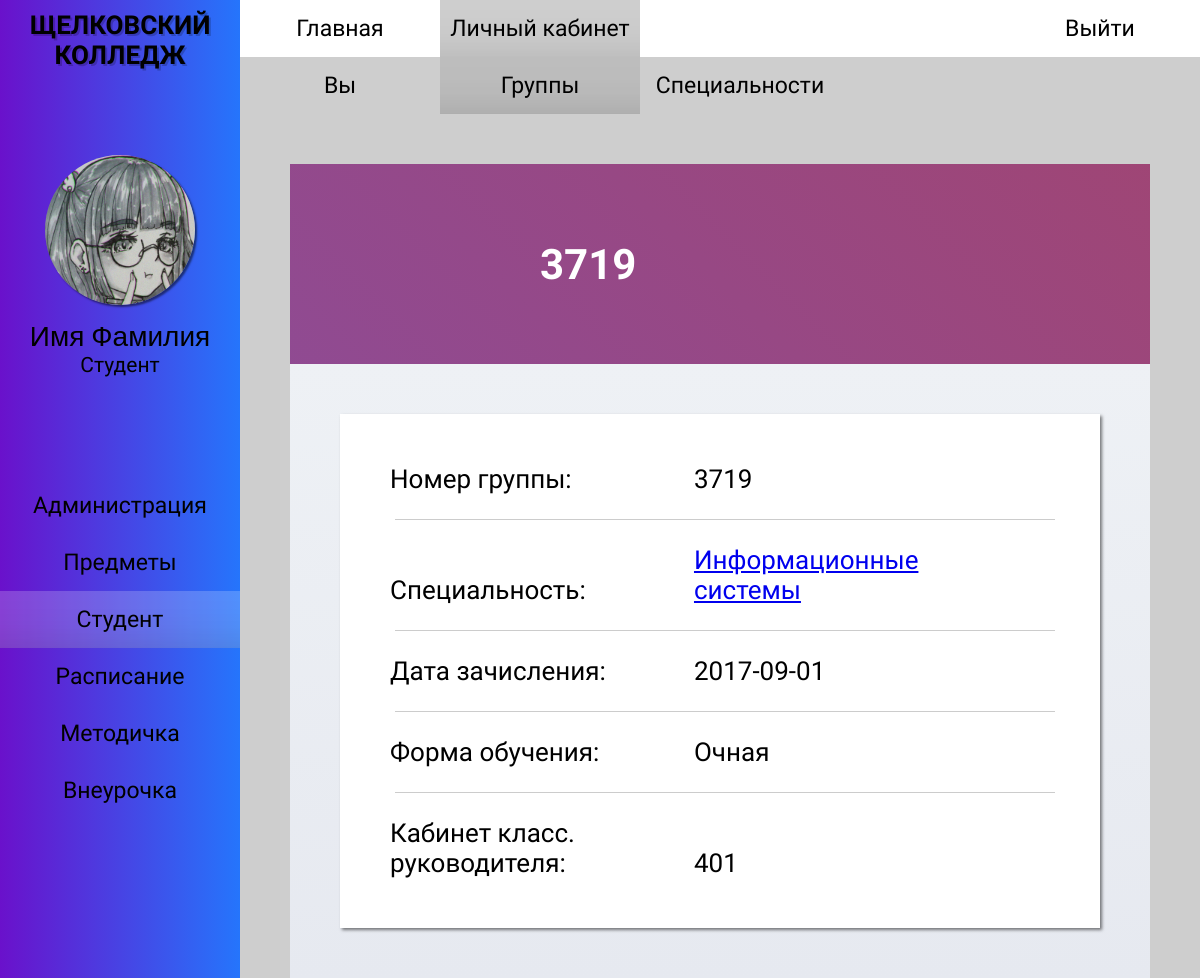
The app's page /student_group_profile.php?id=1 (signed in) with its own data.
### tables this page shows
CREATE TABLE `groups` (
  `id_group` int(11) NOT NULL,
  `number_group` varchar(13) NOT NULL,
  `id_specialization` int(11) NOT NULL,
  `date_zachislenia` date NOT NULL,
  `classroom_teacher` int(11) NOT NULL,
  `form_of_study` varchar(10) NOT NULL
);

CREATE TABLE `specialnost` (
  `id_specialization` int(11) NOT NULL,
  `name_specialization` varchar(50) NOT NULL,
  `srok_obycheniya` varchar(20) NOT NULL
);

CREATE TABLE `classrooms` (
  `id_classrooms` int(11) NOT NULL,
  `number` int(11) DEFAULT NULL
);

### student_group_profile.php (the view, shortened to what this page needs)
<?
require_once 'php/connection.php';
$group_id = $_GET['id'];
$query_group_info = "SELECT
                        number_group,
                        name_specialization,
                        date_zachislenia,
                        classrooms.number,
                        form_of_study
                    FROM
                        `groups`,
                        specialnost,
                        classrooms
                    WHERE
                        groups.id_specialization = specialnost.id_specialization
                    AND
                        groups.classroom_teacher = classrooms.id_classrooms
                    AND
                        id_group = '$group_id'";
$result_group_info = mysqli_query($link, $query_group_info);
$data_group_info = mysqli_fetch_row($result_group_info);
$group_name = $data_group_info[0];
$group_secialization = $data_group_info[1];
$group_date = $data_group_info[2];
$group_class = $data_group_info[3];
$group_formstudy = $data_group_info[4];
$group_id_secialization = mysqli_fetch_row(mysqli_query($link, "SELECT id_specialization FROM `groups` WHERE id_group = '$group_id'"));
?>
<!DOCTYPE html>
<html>
<head>
    <link rel="stylesheet" href="styles/style_admin.css">
    <link rel="stylesheet" href="styles/contents/style_student-group_profile.css">
    <link rel="stylesheet" href="styles/style_adaptability.css">
    <link rel="stylesheet" href="styles/contents/style_profile.css">
</head>
<body>
    <div id="main-wrapper">
        <div id="wrapper-one">
            <div id="side-bar">
                <div class="hm-logo">
                    <h2> <a href="index.php"> ЩЕЛКОВСКИЙ <br> КОЛЛЕДЖ </a> </h2>
                </div>
                <div class="sb-profile">
                    <img src="images/avatar.jpg">
                    <p class="sb-name"> Имя Фамилия </p>
                    <p class="sb-role"> Студент </p>
                </div>
                <div class="sb-menu">
                    <ul>
                        <li> <a href="administration.php"> Администрация </a> </li>
                        <li> <a href="subject.php"> Предметы </a> </li>
                        <li> <a href="student_you.php" id="sb-menu_active"> Студент </a> </li>
                        <li> <a href="schedule.php"> Расписание </a> </li>
                        <li> <a href="metodichka.php"> Методичка </a> </li>
                        <li> <a href="vneurochka.php"> Внеурочка </a> </li>
                    </ul>
                </div>
            </div>
        </div>
        <div id="wrapper-two">
            <div id="header-menu">
                <div class="hm-menu">
                    <ul>
                        <li> <a href="index.php"> Главная </a> </li>
                        <li> <a href="student_you.php" id="hm-menu_active"> Личный кабинет</a> </li>
                    </ul>
                </div>
                <div class="hm-login">
                    <a href="php/logout.php"> Выйти </a>
                </div>
            </div>
            <div id="nav-menu">
                <ul>
                    <li> <a href="student_you.php"> Вы </a> </li>
                    <li> <a href="student_group.php" id="nav-menu_active"> Группы </a> </li>
                    <li> <a href="student_specialty.php"> Специальности </a> </li>
                </ul>
            </div>
            <div id="content">
                <div id="profile">
                    <div class='p-background'>
                        <? echo "<h2 class='b-name'> $group_name </h2>"; ?>
                    </div>
                    <div class='info-background'>
                        <div class="item-info">
                            <p> Номер группы: </p>
                            <? echo "<p> $group_name </p>" ?>
                            <hr>
                            <p> Специальность: </p>
                            <? echo "<p> <a href ='student_speciality_profile.php?id=$group_id_secialization[0]'> $group_secialization </a> </p>"; ?>
                            <hr>
                            <p> Дата зачисления: </p>
                            <? echo "<p> $group_date </p>" ?>
                            <hr>
                            <p> Форма обучения: </p>
                            <? echo "<p> $group_formstudy </p>" ?>
                            <hr>
                            <p> Кабинет класс. руководителя: </p>
                            <? echo "<p> $group_class </p>" ?>
                        </div>
                    </div>
                </div>
            </div>
        </div>
    </div>
</body>
</html>

### styles/style_admin.css (style rules this page uses)
* { box-sizing: border-box; margin: 0; padding: 0; }
html, head, body, #main-wrapper { font-family: "PT Sans Narrow", sans-serif, "Roboto", sans-serif, "Oswald", sans-serif; overflow-y: hidden; height: 100% !important; min-height: 100%; background-color: #CECECE; }
#wrapper-one { float: left; width: 20%; min-height: 100%; }
#wrapper-two { float: right; overflow-y: scroll; width: 80%; min-height: 100%; }
#wrapper-one { position: relative; z-index: 15; float: left; overflow: hidden; overflow: scroll; width: 20%; height: 100%; background-image: linear-gradient(to right, #6A11CB 0%, #2575FC 100%); -ms-overflow-style: none; scrollbar-width: none; }
.hm-logo h2 { font-family: "Oswald", sans-serif; font-size: 26px; padding: 10px 0; text-align: center; text-shadow: 2px 2px 0 rgba(0,0,0,0.2); }
.sb-profile img { display: block; width: 150px; height: 150px; margin: 75px auto 15px auto; border-radius: 100%; box-shadow: 2px 2px 2px 0 rgba(0,0,0,0.5); }
.sb-profile .sb-name { font-family: "Roboto", sans-serif; font-size: 28px; text-align: center; }
.sb-profile .sb-role { font-size: 21px; text-align: center; }
.sb-menu { display: flex; flex-direction: column; padding: 100px 0; }
.sb-menu ul { display: flex; flex-direction: column; width: 100%; list-style-type: none; }
.sb-menu a { font-size: 23px; display: block; width: 100%; padding: 15px 0 15px 0; transition: 0.3s linear; text-align: center; text-decoration: none; color: black; }
.sb-menu a:hover, #sb-menu_active { transition: 0.2s linear; background-color: rgba(255,255,255,0.2); box-shadow: 0 -75px 85px -130px rgba(0,0,0,0.85) inset; }
#header-menu { display: flex; background-color: white; flex-wrap: wrap; }
.hm-menu { display: flex; flex-wrap: wrap; }
.hm-menu ul { display: flex; width: 100%; list-style-type: none; flex-wrap: wrap; }
.hm-menu a { font-size: 23px; display: block; width: 100%; min-width: 200px; padding: 15px 0 15px 0; transition: 0.3s linear; text-align: center; text-decoration: none; color: black; }
.hm-menu a:hover, #hm-menu_active { transition: 0.2s linear; background-color: #CECECE; box-shadow: 0 -75px 85px -130px rgba(0,0,0,0.85) inset; }
.hm-login { margin-left: auto; }
.hm-login a { font-size: 23px; display: block; min-width: 200px; padding: 15px 0 15px 0; transition: 0.3s linear; text-align: center; text-decoration: none; color: black; background-color: white; }
.hm-logo a { text-decoration: none; color: black; }
#nav-menu { display: flex; background-color: #CECECE; flex-wrap: wrap; }
#nav-menu ul { font-size: 23px; display: flex; width: 100%; list-style-type: none; flex-wrap: wrap; }
#nav-menu a { display: block; width: 100%; min-width: 200px; padding: 15px 0 15px 0; transition: 0.3s linear; text-align: center; text-decoration: none; color: black; }
#nav-menu a:hover, #nav-menu_active { transition: 0.2s linear; background-color: #BDBDBD; box-shadow: 0 -75px 85px -130px rgba(0,0,0,0.85) inset; }
#content { padding: 50px; }

### styles/contents/style_student-group_profile.css (style rules this page uses)
#content { height: 100%; }
#content #profile { width: 100%; height: 200px; margin: 0 auto; }
#content #profile .p-background { height: auto; background-image: linear-gradient(45deg, #874DA2 0%, #C43A30 100%); }
#content #profile .p-background .b-name { font-size: 42px; margin: 0 50px 0 50px; padding: 25px; color: white; }
#content #profile .info-background { height: 50%; background-image: linear-gradient(to top, #E6E9F0 0%, #EEF1F5 100%); }
#content #profile .info-background { height: auto; padding: 50px 50px 50px 50px; }
#content #profile .info-background div { padding: 50px; background-color: white; box-shadow: 2px 2px 3px 0 rgba(0,0,0,0.5); }
#content #profile .info-background p { font-size: 26px; display: inline-block; width: 300px; }
#content #profile .info-background hr { width: 100%; margin: 25px 5px; border: 0; border-bottom: 1px solid #CCCCCC; background: #999999; }

### styles/style_adaptability.css (style rules this page uses)
#main-wrapper { min-width: 800px; }
@media screen and (max-width: 1210px) { .hm-logo { width: 100%; } }
@media screen and (max-width: 1210px) { .hm-menu { align-items: center; justify-content: center; } }

### records on screen
groups: number_group "3719", id_specialization.name_specialization "Информационные системы", date_zachislenia "2017-09-01", form_of_study "Очная", classroom_teacher.number "401"
